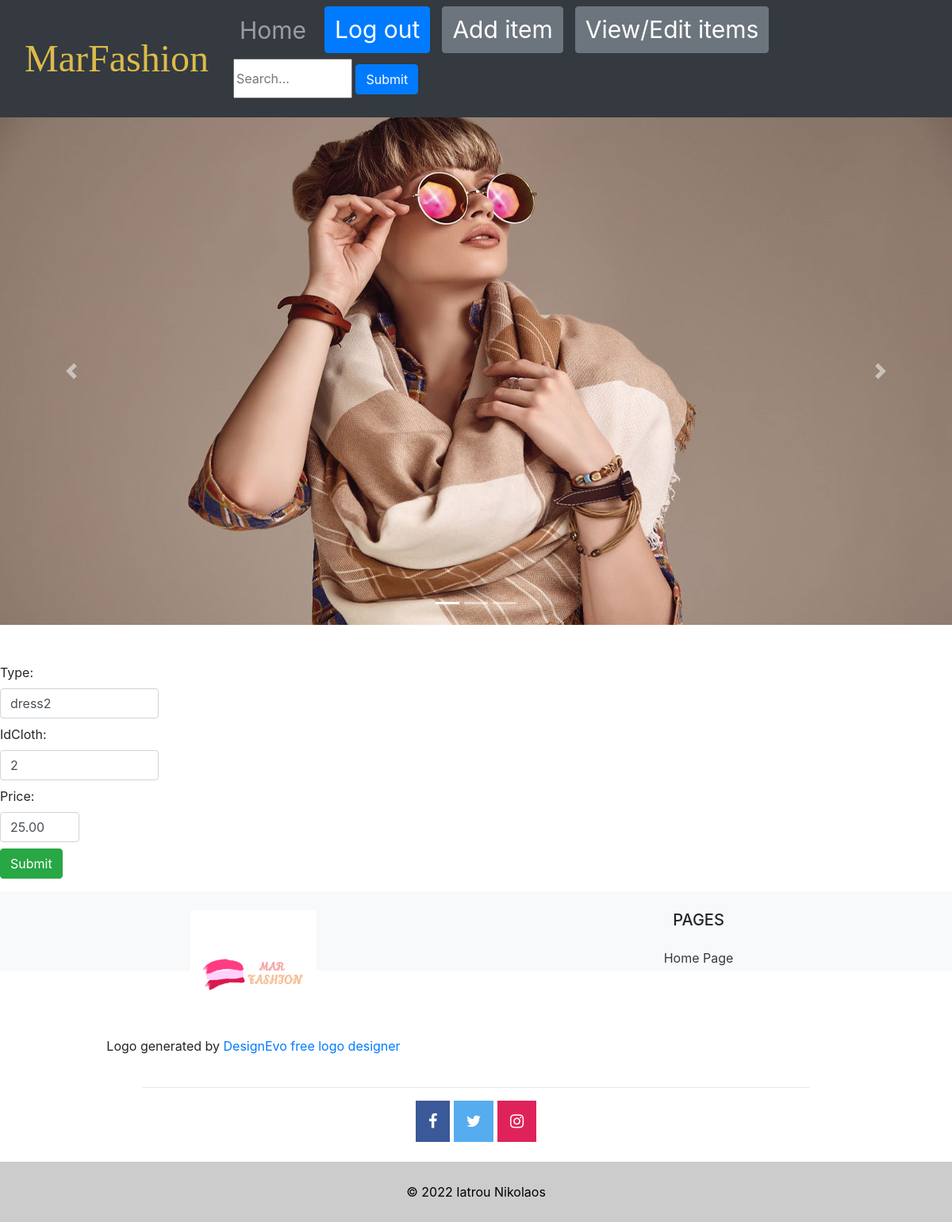
/list/9/edit (signed in), run on the app's committed database.
### home/models.py (models this page shows)
class Clothes(models.Model):
    idCloth = models.IntegerField()  # 1:hats 2:dresses 3:shoes 4:bags
    id = models.IntegerField(primary_key=True)
    type = models.CharField(max_length=50)  # imgURL ex:hat1, shoes1
    price = models.DecimalField(max_digits=5, decimal_places=2)
    user = models.ForeignKey(
        User, on_delete=models.CASCADE, related_name="clothes")

### home/views.py (the view)
# urls.py: path('list/<int:pk>/edit', views.itemUpdate.as_view(), name="item.update"),
class itemUpdate(UpdateView):
    model = Clothes
    success_url = '/'
    form_class = items

### home/forms.py (shortened to what this page needs)
class items(forms.ModelForm):
    class Meta:
        model = Clothes
        fields = {'idCloth','type','price','user' }
        widgets = {
            'idCloth': forms.TextInput(attrs={'class': 'form-control mb-2 ', 'style': 'width:200px'}),
            'type': forms.TextInput(attrs={'class': 'form-control mb-2', 'style': 'width:200px'}),
            'price': forms.TextInput(attrs={'class': 'form-control mb-2' ,'style': 'width:100px'}),
            'user': forms.Textarea(attrs={'class': 'form-control mb-2', 'style': 'width:100px'}),
            'user': forms.HiddenInput(),
        }
    def __init__(self, *args, **kwargs):
        super().__init__(*args, **kwargs)
        self.initial['user'] = '1'

### home/templates/home/clothes_form.html (shortened to what this page needs)
{% extends 'headerFooter.html' %}
{% load static %}
{% block content %}
{% if request.user.id == 1 %}
<form  method='POST'>{% csrf_token %}
    {{ form }}
    <button type="submit" class="btn btn-success">Submit</button>
</form>
{% else %}
<p class="text-capitalize font-weight-bold text-center text-info" style = "font-size:20px;">You do not have permission to this page. Please contact an administrator if required.</p>
{% endif %}
{% endblock %}

### static/css/styles.css (style rules this page uses)
body { text-align: center; height: 100%; margin: 50%; padding: 0; }

### data on the page
Clothes: type "dress2", idCloth "2", price "25.00"
